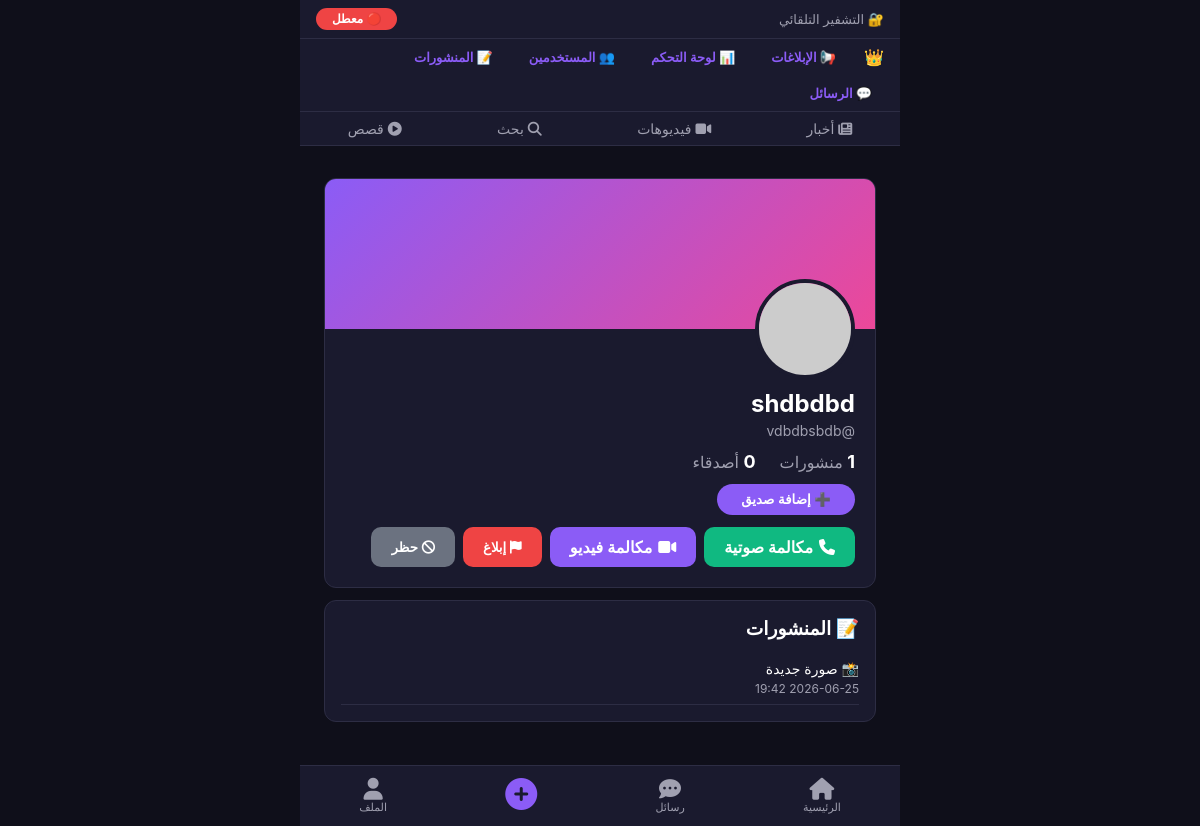
The app's page /profile/vdbdbsbdb (signed in) with its own data.
### models.py (models this page shows, shortened)
class User(UserMixin, db.Model):
    __tablename__ = 'users'
    id = db.Column(db.Integer, primary_key=True)
    is_super_admin = db.Column(db.Boolean, default=False)  # ✅ حساب المدير الرئيسي
    username = db.Column(db.String(80), unique=True, nullable=False)
    email = db.Column(db.String(120), unique=True, nullable=False)
    password = db.Column(db.String(200), nullable=False)
    full_name = db.Column(db.String(100), nullable=False)
    avatar = db.Column(db.String(200), default='https://i.pravatar.cc/150?img=1')
    online = db.Column(db.Boolean, default=False)
    is_admin = db.Column(db.Boolean, default=False)
    is_banned = db.Column(db.Boolean, default=False)
    verified = db.Column(db.Boolean, default=False)
    reset_token = db.Column(db.String(100), nullable=True)
    reset_token_expiry = db.Column(db.DateTime, nullable=True)
    encryption_enabled = db.Column(db.Boolean, default=False)
    created_at = db.Column(db.DateTime, default=datetime.utcnow)
    posts = db.relationship('Post', backref='author', lazy=True)

class Post(db.Model):
    __tablename__ = 'posts'
    id = db.Column(db.Integer, primary_key=True)
    user_id = db.Column(db.Integer, db.ForeignKey('users.id'), nullable=False)
    text = db.Column(db.Text, nullable=False)
    image = db.Column(db.String(300))
    video = db.Column(db.String(300))
    created_at = db.Column(db.DateTime, default=datetime.utcnow)
    comments = db.relationship('Comment', backref='post', lazy=True, cascade='all, delete-orphan')
    likes = db.relationship('Like', backref='post', lazy=True, cascade='all, delete-orphan')

### routes/profile.py (the view)
@profile_bp.route('/<username>')
@login_required
def view_profile(username):
    profile_user = User.query.filter_by(username=username).first()
    if not profile_user:
        flash('❌ المستخدم غير موجود', 'danger')
        return redirect(url_for('pages.index'))
    posts = Post.query.filter_by(user_id=profile_user.id).order_by(Post.created_at.desc()).all()
    return render_template('profile.html', user=current_user, profile_user=profile_user, posts=posts)

### app.py (called while the page is built)
@login_manager.user_loader
def load_user(user_id):
    return User.query.get(int(user_id))

### templates/profile.html (shortened to what this page needs)
{% extends "base.html" %}
{% block content %}
<div style="padding:12px;">
    <div style="background:#1A1A2E;border-radius:12px;border:1px solid #2D2D44;overflow:hidden;">
        <div style="height:150px;background:linear-gradient(135deg,#8B5CF6,#EC4899);position:relative;">
            <img src="{{ profile_user.avatar }}" style="position:absolute;bottom:-50px;right:20px;width:100px;height:100px;border-radius:50%;border:4px solid #1A1A2E;object-fit:cover;">
        </div>
        <div style="padding:60px 20px 20px;">
            <div style="font-size:24px;font-weight:700;display:flex;align-items:center;gap:8px;flex-wrap:wrap;">
                {{ profile_user.full_name }}
            </div>
            <div style="color:#A0A0B0;font-size:14px;margin-top:4px;">@{{ profile_user.username }}</div>
            <div style="margin-top:12px;display:flex;gap:24px;">
                <div><span style="font-weight:700;font-size:18px;">{{ posts|length }}</span> <span style="color:#A0A0B0;">منشورات</span></div>
                <div><span style="font-weight:700;font-size:18px;">0</span> <span style="color:#A0A0B0;">أصدقاء</span></div>
            </div>
            {% if user.id != profile_user.id %}
            <button onclick="addFriend({{ profile_user.id }})" style="margin-top:12px;padding:8px 24px;border-radius:20px;border:none;background:#8B5CF6;color:white;font-weight:600;cursor:pointer;">
                ➕ إضافة صديق
            </button>
            {% endif %}
            {% if user.id != profile_user.id %}
<div style="display:flex;gap:8px;margin-top:12px;flex-wrap:wrap;">
    <a href="{{ url_for('calls.call_audio', user_id=profile_user.id) }}" style="padding:10px 20px;border-radius:10px;border:none;background:#10B981;color:white;font-weight:600;cursor:pointer;text-decoration:none;display:inline-flex;align-items:center;gap:6px;">
        <i class="fas fa-phone"></i> مكالمة صوتية
    </a>
    <a href="{{ url_for('calls.call_video', user_id=profile_user.id) }}" style="padding:10px 20px;border-radius:10px;border:none;background:#8B5CF6;color:white;font-weight:600;cursor:pointer;text-decoration:none;display:inline-flex;align-items:center;gap:6px;">
        <i class="fas fa-video"></i> مكالمة فيديو
    </a>
    <button onclick="reportUser({{ profile_user.id }})" style="padding:10px 20px;border-radius:10px;border:none;background:#EF4444;color:white;font-weight:600;cursor:pointer;">
        <i class="fas fa-flag"></i> إبلاغ
    </button>
    <button onclick="blockUser({{ profile_user.id }})" style="padding:10px 20px;border-radius:10px;border:none;background:#6B7280;color:white;font-weight:600;cursor:pointer;">
        <i class="fas fa-ban"></i> حظر
    </button>
</div>
{% endif %}
        </div>
    </div>
    <div style="margin-top:12px;background:#1A1A2E;border-radius:12px;padding:16px;border:1px solid #2D2D44;">
        <h3 style="margin-bottom:12px;">📝 المنشورات</h3>
        {% if posts %}
            {% for post in posts %}
            <div style="padding:8px 0;border-bottom:1px solid #2D2D44;">
                <div style="font-size:14px;">{{ post.text }}</div>
                <div style="font-size:12px;color:#A0A0B0;margin-top:4px;">{{ post.created_at.strftime('%Y-%m-%d %H:%M') }}</div>
            </div>
            {% endfor %}
        {% else %}
            <div style="text-align:center;padding:20px;color:#A0A0B0;">لا توجد منشورات</div>
        {% endif %}
    </div>
</div>
{% endblock %}

### templates/base.html (style rules this page uses)
* { margin:0;padding:0;box-sizing:border-box }
body { font-family:-apple-system,BlinkMacSystemFont,'Segoe UI',Roboto,Arial,sans-serif;background:#0F0F1A;color:#fff;direction:rtl;padding:0;max-width:600px;margin:0 auto;padding-bottom:80px }

### records on screen
User: full_name "shdbdbd", username "vdbdbsbdb"
Post: text "📸 صورة جديدة", created_at "2026-06-25 19:42"

### other values on screen
{{ posts|length }} "1"
